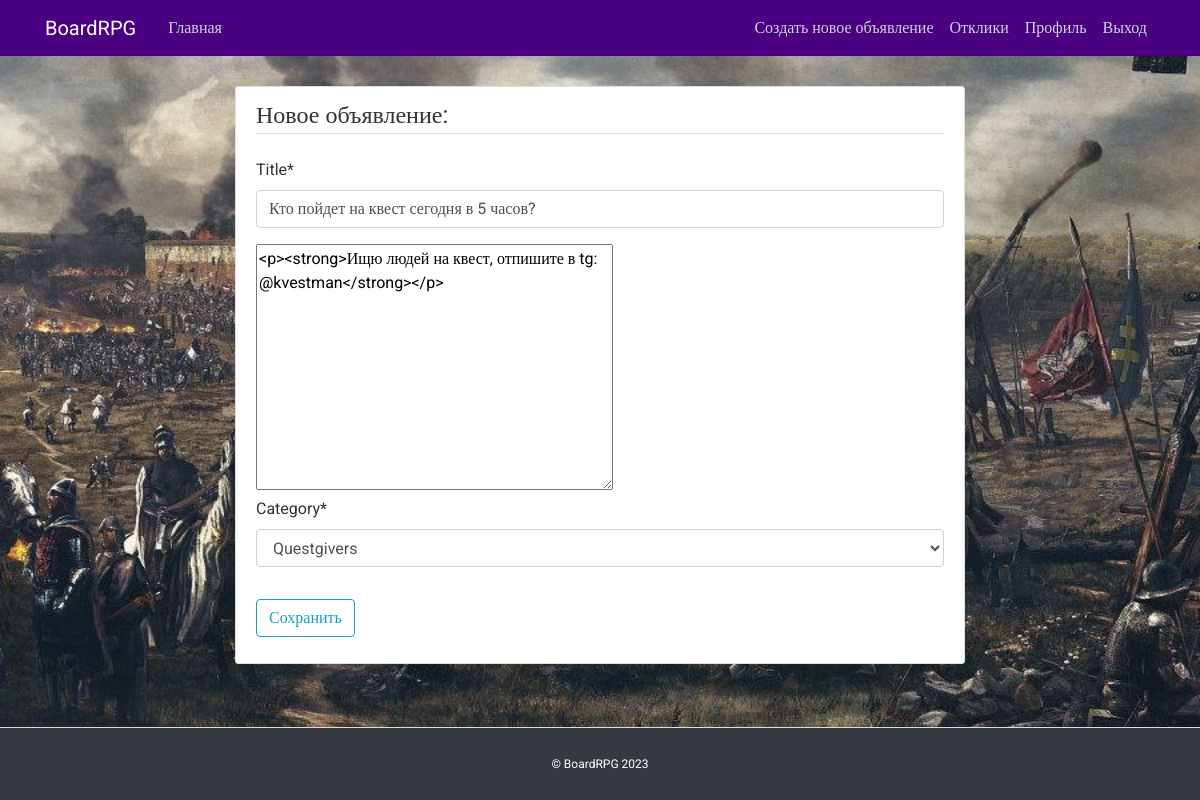
/post/27/update/ (signed in), run on the app's committed database.
### announcement/models.py (models this page shows, shortened)
class Post(models.Model):
    author = models.ForeignKey(User, on_delete=models.CASCADE)
    CAT = (('tanks', 'Tanks'),
           ('healers', 'Healers'),
           ('damage_dealers', 'Damage Dealers'),
           ('dealers', 'Dealers'),
           ('gildmasters', 'Gildmasters'),
           ('quest_givers', 'Questgivers'),
           ('blacksmiths', 'Blacksmiths'),
           ('skiners', 'Skiners'),
           ('potion_makers', 'Potion makers'),
           ('spell_masters', 'Spell masters'))
    category = models.CharField(max_length=15, choices=CAT)
    data = models.DateTimeField(default=timezone.now)
    title = models.CharField(max_length=256)
    text = RichTextUploadingField(blank=True, null=True)

### announcement/views.py (the view, shortened to what this page needs)
# urls.py: path('post/<int:pk>/update/', PostUpdateView.as_view(), name='post-update'),
class PostUpdateView(LoginRequiredMixin, UserPassesTestMixin, UpdateView):
    model = Post
    fields = ['title', 'text', 'category']
    def test_func(self):
        post = self.get_object()
        if self.request.user == post.author:
            return True
        return False

### templates/announcement/post_form.html (shortened to what this page needs)
{% extends "announcement/base.html" %}
{% load crispy_forms_tags %}
{% block content %}
    <div class="content-section">
        <form method="POST">
            <fieldset class="form-group">
                <legend class="border-bottom mb-4">Новое объявление:</legend>
                {{ form.title|as_crispy_field }}
                {{ form.text }}
                {{ form.category|as_crispy_field }}
            </fieldset>
            <div class="form-group">
                <button class="btn btn-outline-info" type="submit">Сохранить</button>
            </div>
        </form>
    </div>
{% endblock content %}

### data on the page
Post: title "Кто пойдет на квест сегодня в 5 часов?", text "<p><strong>Ищю людей на квест, отпишите в tg: @kvestman</strong></p>", category "Questgivers"
